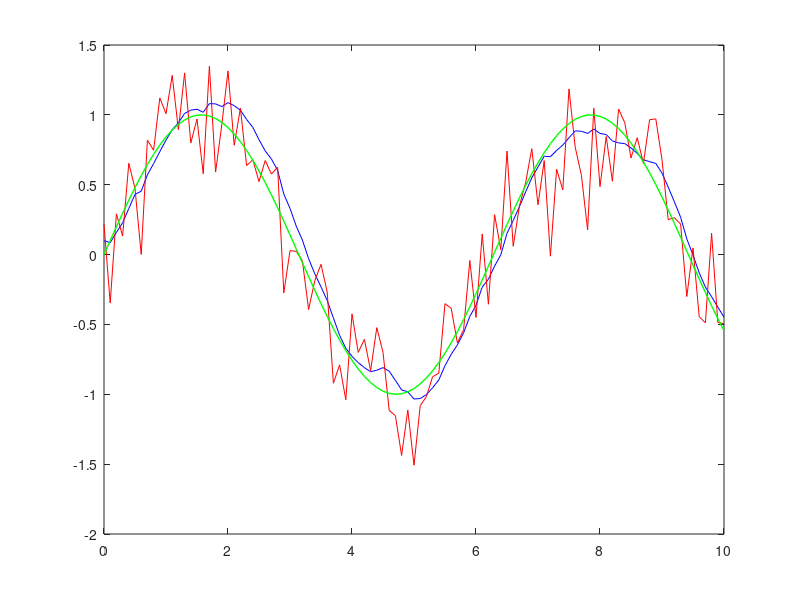

MATLAB code to generate this figure:
%%%%%三阶卡尔曼滤波的降阶测试实验

%线性规划的二阶卡尔曼滤波实现
%%%%%%该算法使用线性回归预测模型并且融合了两个观测器的数据
%即位置观测器和速度观测器（可以类比陀螺仪与加速度计）
%%%%%%%%%%%%%%%%%%%%%%%%%%%%%%%%%%%%%%%%%%%%%%%%%%%%%%%%%%%%%%%%%%%
t = 0:0.1:10;  %采样时间
L = length(t); %信号采样为100个
dt = 0.1;   %采样时间间隔
x = zeros(1,L);%初始化状态变量
y = zeros(2,L);%初始化观测变量
%%%%%%%%%%%%%%%%%%%%%%%%%%%生成随机信号：
%%%其中x(i)为对象真实状态
%%%% y(1,i)为位置传感器
%%%%  y(2,i)为速度传感器
for i=1:L
    x(i) = sin(t(i));  %状态变量赋值
    y(1,i) = x(i) + normrnd(0,0.3);  %生成观测数据
    if i>1   %%%%%%生成速度传感器观测数据
        y(2,i)=  (x(i)- x(i-1))/dt + normrnd(0,0.3) ;   
    else
        y(2,1)= normrnd(0,0.2);
    end
end
%%%%%%%%信号生成完毕%%%%%%%%%%%

%  %%%%参数列表初始化%%%  %

%%%%%%%%%%%%%%%%%%%%%%%%%%%%%%%%%%%%%%%%%%%%%
F = [1,  dt ;  0,  1];  %预测矩阵
H = [1,0; 0,1];  %观测矩阵
Q1 = [0.01, 0 ;  0, 0.05];  %预测噪声协方差矩阵
R1 = [2, 0;  0, 0.5];  %观测噪声协方差矩阵
%%%%%%%%%%%   X意为均值   P意为方差
Xplus = zeros(2,L); %初始化 状态更新变量  plus意为“后验”  minus意为“先验”
Xplus(1,1)= 0.1;  %预测状态变量矩阵赋初值（可以随意给）
Xplus(2,1)=0;   %%预测初始速度与加速度均为零
Pplus=[0.2 , 0;  0, 0.2];    %初始化 协方差更新变量
%%%%%%%%%%%%%%%%%%%%%%%%%%%%%%%%%%%%%%%%%%%%%%%%
%参数建立完毕，开始滤波

for i=2:L
    %%%%%预测步%%%%
    Xminus = F*Xplus(:,i-1);
    Pminus = F*Pplus*F' + Q1;
    %%%%更新步%%%%
    K = (Pminus*H')*inv(H*Pminus*H'+R1); %卡尔曼增益系数矩阵
    Xplus(:,i) = Xminus+ K*(y(:,i)-H*Xminus);
    Pplus = (eye(2)- K*H)*Pminus;
end
%%%%%%%%%%%绘图%%%%%%%%%%%%%%%
plot(t,Xplus(1,:),'b',t,y(1,:),'r',t,x,'g','LineWidth',1);
